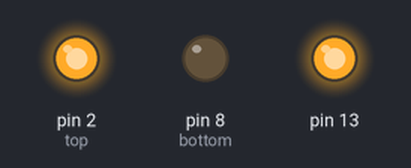
Bench run of a sketch on a simulated Arduino Uno, built with avr-gcc and run on an emulated ATmega328P. Shown: output pins drawn as LEDs (lit = HIGH).

Above: at 1.0 s.
At 3.0 s:
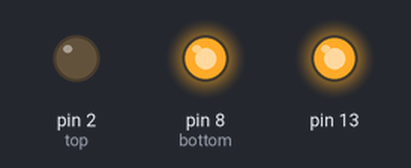
Timing chart, 0 to 5.2 s (numbered marks = the images above):
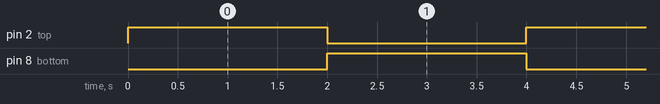

Measured:
- by itself, pin 2 (top), pin 8 (bottom): alternates HIGH for 2.0 s and LOW for 2.0 s

The sketch:

1_code_out.ino
```cpp
int top = 2;
int bottom = 8;

void setup(){
    pinMode(   top, OUTPUT);
    pinMode(bottom, OUTPUT);

    // testing pin, not used in loop.
    pinMode(13, OUTPUT);
    digitalWrite(13, 1);
}

void loop(){
    digitalWrite(top, 1);
    digitalWrite(bottom, 0);

    delay(2000);

    digitalWrite(top, 0);
    digitalWrite(bottom, 1);

    delay(2000);
}

// Here's some things to think about;
// What order do things happen in the code?
// What gets repeated?
```
